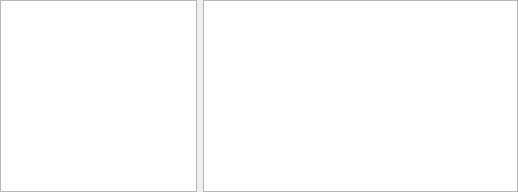
<?xml version="1.0" encoding="UTF-8"?>
<ui version="4.0">
 <class>current_page_view</class>
 <widget class="QWidget" name="current_page_view">
  <layout class="QHBoxLayout" name="horizontalLayout">
   <property name="leftMargin">
    <number>0</number>
   </property>
   <property name="topMargin">
    <number>0</number>
   </property>
   <property name="rightMargin">
    <number>0</number>
   </property>
   <property name="bottomMargin">
    <number>0</number>
   </property>
   <item>
    <widget class="QTableView" name="page_card_table_view">
     <property name="sizePolicy">
      <sizepolicy hsizetype="Expanding" vsizetype="Expanding">
       <horstretch>5</horstretch>
       <verstretch>10</verstretch>
      </sizepolicy>
     </property>
     <property name="lineWidth">
      <number>0</number>
     </property>
     <property name="alternatingRowColors">
      <bool>true</bool>
     </property>
     <property name="selectionMode">
      <enum>QAbstractItemView::SingleSelection</enum>
     </property>
     <property name="selectionBehavior">
      <enum>QAbstractItemView::SelectRows</enum>
     </property>
     <attribute name="verticalHeaderVisible">
      <bool>false</bool>
     </attribute>
    </widget>
   </item>
   <item>
    <widget class="PageRenderer" name="page_renderer">
     <property name="sizePolicy">
      <sizepolicy hsizetype="Expanding" vsizetype="Expanding">
       <horstretch>8</horstretch>
       <verstretch>10</verstretch>
      </sizepolicy>
     </property>
     <property name="acceptDrops">
      <bool>false</bool>
     </property>
     <property name="renderHints">
      <set>QPainter::Antialiasing|QPainter::HighQualityAntialiasing</set>
     </property>
    </widget>
   </item>
  </layout>
 </widget>
 <customwidgets>
  <customwidget>
   <class>PageRenderer</class>
   <extends>QGraphicsView</extends>
   <header>mtg_proxy_printer.ui.page_renderer</header>
  </customwidget>
 </customwidgets>
 <resources/>
 <connections/>
</ui>
